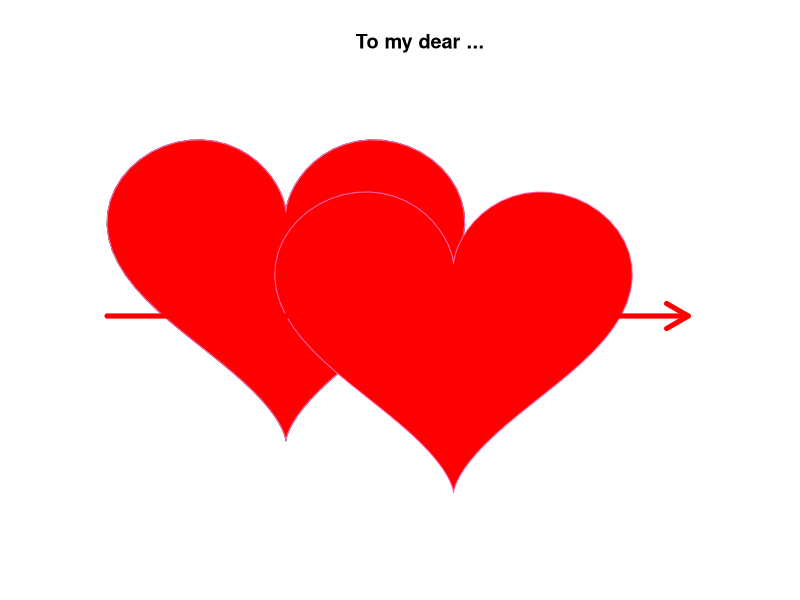

This chart was generated by the following R code:
# This is an exercise of running an R script
# There is no need to understand the following functions


t = seq(0, 2 * pi, length.out = 100)
x1 = 16 * sin(t)^3
y1 = 13 * cos(t) - 5 * cos(2 * t) - 2 * cos(3 * t) - cos(4 * t)

x2 = x1 + 15
y2 = y1 - 5

plot(x1, y1, type = "l", xaxt = "n", yaxt = "n", xlab = "", 
     ylab = "", frame.plot = FALSE, xlim = c(-16, 40), 
     ylim = c(-21, 16), main = "To my dear ...")
polygon(x1, y1, col = "red", border = "hotpink")

polygon(x2, y2, col = "red", border = "hotpink")
arrows(x0 = -16, y0 = -5, x1 = 36, y1 = -5, col = "red", lwd = 5)


